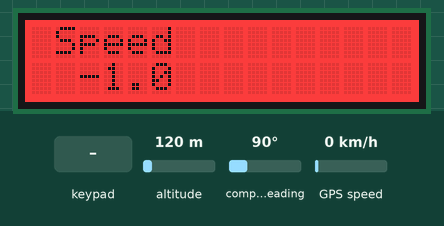
Recording of a sketch running on a simulated Arduino Uno, built with avr-gcc and run on an emulated ATmega328P. Parts: 16×2 character LCD. The inputs (shaded band) are chosen by the test bench; at power-on: GPS speed 0 km/h, altitude 120 m, compass heading 90°. The GPS gets a fix after 3 s at 37.7749, -122.4194 with 8 satellites; what the sketch prints to the serial monitor is not drawn.

Above: at 1.2 s.
1.3 s: key 'L' pressed
At 3.6 s:
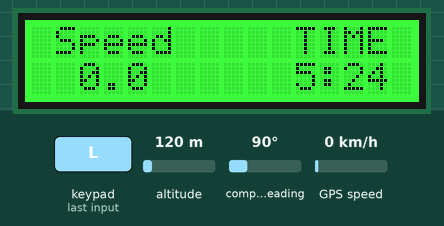
4.7 s: key 'U' pressed
At 7.4 s:
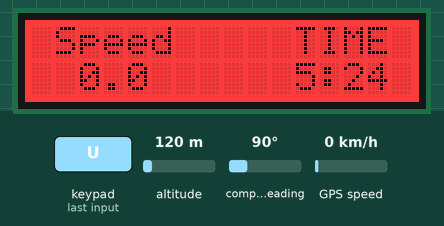
7.8 s: key 'R' pressed
At 9.9 s:
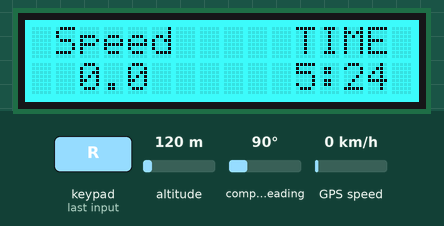
10.9 s: key 'S' pressed
At 13.7 s:
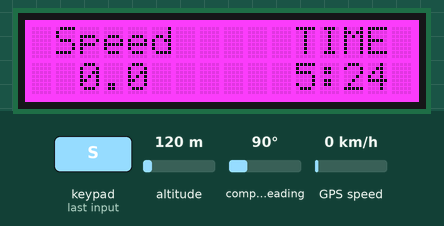
14.0 s: key 'D' pressed
At 14.9 s:
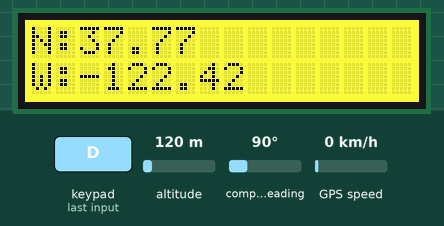
20.2 s: GPS speed set to 8 km/h
At 21.8 s:
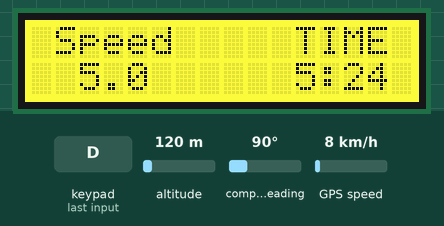
22.1 s: GPS speed set to 11 km/h
Timing chart, 0 to 25.1 s (numbered marks = the images above; inputs shaded):
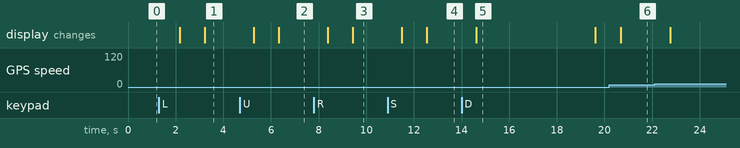

Measured:
- after the input at 1.3 s, the display: first changes after 0.88 s (image 1 shows a later state)
- after the input at 4.7 s, the display: first changes after 0.59 s (image 2 shows a later state)
- after the input at 7.8 s, the display: first changes after 0.59 s (image 3 shows a later state)
- after the input at 10.9 s, the display: first changes after 0.60 s (image 4 shows a later state)
- after the input at 14.0 s, the display: changes after 0.62 s (image 5)
- after the input at 20.2 s, the display: changes after 0.49 s (image 6)
- what the display in image 5 shows lasts 5.0 s, from 14.6 s to 19.6 s

The sketch:

sketch_dec06b.ino
```cpp
#include <SoftwareSerial.h>

#include <TinyGPS.h>
#include <Wire.h>
#include <Adafruit_MCP23017.h>
#include <Adafruit_RGBLCDShield.h>
Adafruit_RGBLCDShield lcd = Adafruit_RGBLCDShield();
#define RED 0x1
#define YELLOW 0x3
#define GREEN 0x2
#define TEAL 0x6
#define BLUE 0x4
#define VIOLET 0x5
#define WHITE 0x7


TinyGPS gps;
SoftwareSerial ss(2, 3);

static void smartdelay(unsigned long ms);
static void print_float(float val, float invalid, int len, int prec);
static void print_int(unsigned long val, unsigned long invalid, int len);
static void print_date(TinyGPS &gps );
static void print_str(const char *str, int len);

void setup()
{
  Serial.begin(115200);
  lcd.begin(16, 2);
  Serial.print("Testing TinyGPS library v. ");
  Serial.println(TinyGPS::library_version());
  Serial.println("by Mikal Hart");
  Serial.println();
  Serial.println("Sats HDOP Latitude  Longitude  Fix  Date       Time     Date Alt    Course Speed Card  Distance Course Card  Chars Sentences Checksum");
  Serial.println("          (deg)     (deg)      Age                      Age  (m)    --- from GPS ----  ---- to London  ----  RX    RX        Fail");
  Serial.println("-------------------------------------------------------------------------------------------------------------------------------------");
  lcd.setBacklight(RED);
  ss.begin(9600);
}

void loop()
{
  float flat, flon;
  unsigned long age, date, time, chars = 0;
  unsigned short sentences = 0, failed = 0;
  static const double LONDON_LAT = 51.508131, LONDON_LON = -0.128002;

  print_int(gps.satellites(), TinyGPS::GPS_INVALID_SATELLITES, 5);
  print_int(gps.hdop(), TinyGPS::GPS_INVALID_HDOP, 5);
  gps.f_get_position(&flat, &flon, &age);
  print_float(flat, TinyGPS::GPS_INVALID_F_ANGLE, 10, 6);
  print_float(flon, TinyGPS::GPS_INVALID_F_ANGLE, 11, 6);
  print_int(age, TinyGPS::GPS_INVALID_AGE, 5);
  print_date(gps);
  print_float(gps.f_altitude(), TinyGPS::GPS_INVALID_F_ALTITUDE, 7, 2);
  print_float(gps.f_course(), TinyGPS::GPS_INVALID_F_ANGLE, 7, 2);
  print_float(gps.f_speed_kmph(), TinyGPS::GPS_INVALID_F_SPEED, 6, 2);
  print_str(gps.f_course() == TinyGPS::GPS_INVALID_F_ANGLE ? "*** " : TinyGPS::cardinal(gps.f_course()), 6);
  print_int(flat == TinyGPS::GPS_INVALID_F_ANGLE ? 0xFFFFFFFF : (unsigned long)TinyGPS::distance_between(flat, flon, LONDON_LAT, LONDON_LON) / 1000, 0xFFFFFFFF, 9);
  print_float(flat == TinyGPS::GPS_INVALID_F_ANGLE ? TinyGPS::GPS_INVALID_F_ANGLE : TinyGPS::course_to(flat, flon, LONDON_LAT, LONDON_LON), TinyGPS::GPS_INVALID_F_ANGLE, 7, 2);
  print_str(flat == TinyGPS::GPS_INVALID_F_ANGLE ? "*** " : TinyGPS::cardinal(TinyGPS::course_to(flat, flon, LONDON_LAT, LONDON_LON)), 6);

  gps.stats(&chars, &sentences, &failed);
  print_int(chars, 0xFFFFFFFF, 6);
  print_int(sentences, 0xFFFFFFFF, 10);
  print_int(failed, 0xFFFFFFFF, 9);
  Serial.println();
  lcd.setCursor(1, 0);
  lcd.print("Speed ");
  lcd.setCursor(1, 1);
  if (gps.f_speed_mph()<10){
    lcd.print(" ");
    lcd.print(gps.f_speed_mph(),1);
  }
  else{
    lcd.print(gps.f_speed_mph(),1);
  }

  uint8_t buttons = lcd.readButtons();

  if (buttons) {
    lcd.clear();
    lcd.setCursor(0,0);
    if (buttons & BUTTON_UP) {
      //lcd.print("UP ");
      lcd.setBacklight(RED);
    }
    if (buttons & BUTTON_DOWN) {
      //lcd.print("DOWN ");
      lcd.setBacklight(YELLOW);
      lcd.setCursor(0, 0);
      //lcd.print("Time: ");
      lcd.setCursor(0,0);
      lcd.print("N:");
      lcd.print(flat);

      lcd.setCursor(0, 1);
      lcd.print("W:");
      lcd.print(flon);

      delay(5000);
      lcd.clear();
    }
    if (buttons & BUTTON_LEFT) {
      //lcd.print("LEFT ");
      lcd.setBacklight(GREEN);
    }
    if (buttons & BUTTON_RIGHT) {
      //lcd.print("RIGHT ");
      lcd.setBacklight(TEAL);
    }
    if (buttons & BUTTON_SELECT) {
      //lcd.print("SELECT ");
      lcd.setBacklight(VIOLET);
    }
  }
  smartdelay(1000);
}

static void smartdelay(unsigned long ms)
{
  unsigned long start = millis();
  do
  {
    while (ss.available())
      gps.encode(ss.read());
  }
  while (millis() - start < ms);
}

static void print_float(float val, float invalid, int len, int prec)
{
  if (val == invalid)
  {
    while (len-- > 1)
      Serial.print('*');
    Serial.print(' ');
  }
  else
  {
    Serial.print(val, prec);
    int vi = abs((int)val);
    int flen = prec + (val < 0.0 ? 2 : 1); // . and -
    flen += vi >= 1000 ? 4 : vi >= 100 ? 3 : vi >= 10 ? 2 : 1;
    for (int i=flen; i<len; ++i)
      Serial.print(' ');
  }
  smartdelay(0);
}

static void print_int(unsigned long val, unsigned long invalid, int len)
{
  char sz[32];
  if (val == invalid)
    strcpy(sz, "*******");
  else
    sprintf(sz, "%ld", val);
  sz[len] = 0;
  for (int i=strlen(sz); i<len; ++i)
    sz[i] = ' ';
  if (len > 0)
    sz[len-1] = ' ';
  Serial.print(sz);
  smartdelay(0);
}

static void print_date(TinyGPS &gps)
{
  int year;
  byte month, day, hour, minute, second, hundredths;
  unsigned long age;
  gps.crack_datetime(&year, &month, &day, &hour, &minute, &second, &hundredths, &age);
  if (age == TinyGPS::GPS_INVALID_AGE)
    Serial.print("********** ******** ");
  else
  {
    char sz[32];
    sprintf(sz, "%02d/%02d/%02d %02d:%02d:%02d ",
    //set for your time zone by +/-hour(s) from GMT
    month, day, year, hour-5, minute, second);
    lcd.setCursor(11,0);
    lcd.print("TIME");
    lcd.setCursor(10,1);
    if (hour-5<10){
      lcd.print(" ");
      lcd.print(hour-5);
    }
    else{
      lcd.print(hour-5);
    }
    lcd.print(":");
    if (minute<10){
      lcd.print("0");
      lcd.print(minute);
    }
    else{
      lcd.print(minute);

    }
    /*  lcd.print(":");
     if (second<10){
     lcd.print("0");
     lcd.print(second);
     }
     else{
     lcd.print(second);
     }*/

    Serial.print(sz);
  }
  print_int(age, TinyGPS::GPS_INVALID_AGE, 5);
  smartdelay(0);
}

static void print_str(const char *str, int len)
{
  int slen = strlen(str);
  for (int i=0; i<len; ++i)
    Serial.print(i<slen ? str[i] : ' ');
  smartdelay(0);
}
```
